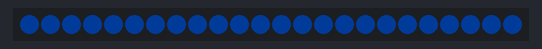
Bench run of a sketch on a simulated Arduino Uno, built with avr-gcc and run on an emulated ATmega328P. On the bench: 24 RGB LEDs in strip order, left to right. Dim RGB values are drawn brighter than linear.

Above: at 0.46 s.
At 39.78 s:
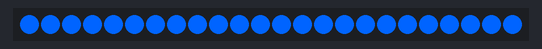

The sketch:

Arc_Reactor_1.ino
```cpp
#include <Adafruit_NeoPixel.h>

#define PIN 15

Adafruit_NeoPixel strip = Adafruit_NeoPixel(24, PIN, NEO_GRB + NEO_KHZ800);

void setup() {
  strip.begin();
  strip.setBrightness(255); // Set the brightness (0-255)
  strip.show(); // Initialize all pixels to 'off'
}

void loop() {
  // Pulsating light blue/cyan effect
  for (int b = 0; b <= 255; b++) {
    for (int i = 0; i < strip.numPixels(); i++) {
      strip.setPixelColor(i, 0, 100, 255); // Light blue/cyan color
      strip.setBrightness(b);
    }
    strip.show();
    delay(10); // Adjust the speed of pulsating
  }

  for (int b = 255; b >= 0; b--) {
    for (int i = 0; i < strip.numPixels(); i++) {
      strip.setPixelColor(i, 0, 100, 255); // Light blue/cyan color
      strip.setBrightness(b);
    }
    strip.show();
    delay(10); // Adjust the speed of pulsating
  }
}
```
